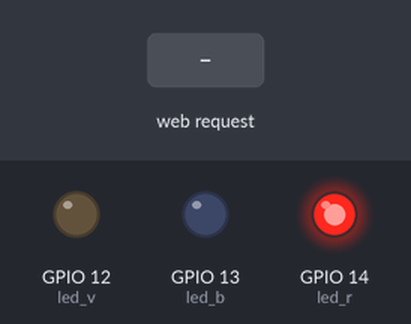
A sketch run on a simulated ESP8266 (NodeMCU). Shown: output pins drawn as LEDs (lit = HIGH). The inputs (shaded band) are chosen by the test bench. WiFi joins after 1.5 s; servers stay silent unless stated; what the sketch prints to the serial monitor is not drawn.

Above: at 1.6 s.
At 3.6 s:
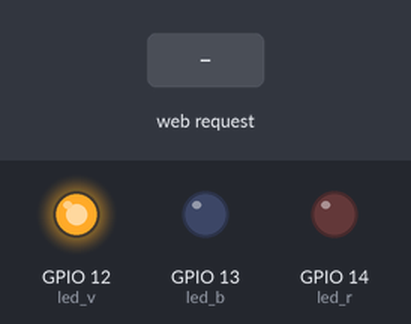
At 5.7 s:
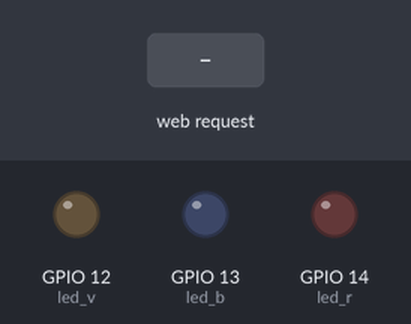
5.8 s: HTTP request GET /urlColor received
Timing chart, 0 to 8.8 s (numbered marks = the images above; inputs shaded):
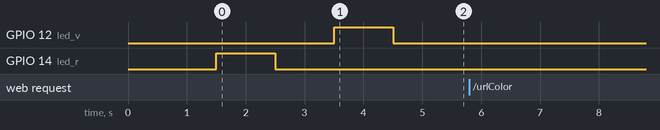

Measured:
- after the input at 5.8 s, every drawn part: stays the same

The sketch:

testmcserverhome.ino
```cpp
#include <ESP8266WiFi.h>
#include <WiFiClient.h>
#include <ESP8266WebServer.h>
#include <ESP8266mDNS.h>

const char* ssid = "*********";// nom du reseau wifi
const char* password = "**********";//mdp du reseau wifi
IPAddress ip(192, 168, 0, 105); //set static ip
IPAddress gateway(192, 168, 0, 1); //set getteway
IPAddress subnet(255, 255, 255, 0);//set subnet
ESP8266WebServer server(80);

const int led_r = 14; //pin rouge connecté au pin D5 du NodeMcu
const int led_v = 12; //pin vert connecté au pin D6 du NodeMcu
const int led_b = 13; //pin bleu connecté au pin D7 du NodeMcu


// Fonction executée quand une requête arrive sur l'url "/urlColor"
void handleUrlColor() {

  Serial.println("Requête UrlColor");

  // Récupère les paramêtres de l'URL
  String red = server.arg(0); // 1er paramètre : rouge
  String green = server.arg(1); // 2ème paramètre : vert
  String blue = server.arg(2); // 3ème paramètre : bleu

  // Affiche le composantes de couleur dans le moniteur série et pilote la LED
  Serial.print("red : ");
  Serial.println(red.toInt());
  digitalWrite(led_r, red.toInt());
  Serial.print("green : ");
  digitalWrite(led_v, green.toInt());
  Serial.println(green.toInt());
  Serial.print("blue : ");
  Serial.println(blue.toInt());
  digitalWrite(led_b, blue.toInt());

}

void handleNotFound(){
  delay(250);
  digitalWrite(led_r, 0);
  digitalWrite(led_v, 0);
  digitalWrite(led_b, 0);

  String message = "File Not Found\n\n";
  message += "URI: ";
  message += server.uri();
  message += "\nMethod: ";
  message += (server.method() == HTTP_GET)?"GET":"POST";
  message += "\nArguments: ";
  message += server.args();
  message += "\n";
  for (uint8_t i=0; i<server.args(); i++){
    message += " " + server.argName(i) + ": " + server.arg(i) + "\n";
  }
  server.send(404, "text/plain", message);
  digitalWrite(led_r, 0);
}

void setup(void){
  pinMode(led_r, OUTPUT);
  pinMode(led_v, OUTPUT);
  pinMode(led_b, OUTPUT);
  digitalWrite(led_r, 0);
  Serial.begin(115200);
  WiFi.mode(WIFI_STA);
  WiFi.begin(ssid, password);
  Serial.println("");

  // Wait for connection
  while (WiFi.status() != WL_CONNECTED) {
    delay(500);
    Serial.print(".");
  }
  Serial.println("");
  Serial.print("Connected to ");
  Serial.println(ssid);
  Serial.print("IP address: ");
  //affichage de l'adresse ip du nodeMCU dans le bus serie
  Serial.println(WiFi.localIP());
  //si le wifi se connecte correctement clignotement de la led rouge
  digitalWrite(led_r, 1);
  delay(1000);
  digitalWrite(led_r, 0);

  if (MDNS.begin("esp8266")) {
    Serial.println("MDNS responder started");
  }


  server.on("/inline", [](){

  });

  server.onNotFound(handleNotFound);

  server.begin();
  Serial.println("Serveur démarré");
  // si le serveur démarre correctement clignotement de la led verte
  delay(1000);
  digitalWrite(led_v, 1);
  delay(1000);
  digitalWrite(led_v, 0);

  server.on("/urlColor", handleUrlColor);

}

void loop(void){
  server.handleClient();

}
```
